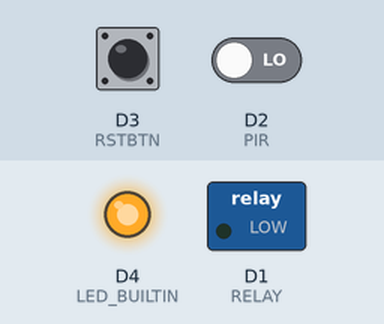
Simulated run of this program. Board: ESP8266 (Wemos D1 mini). Parts: switched loads named in the program (green lamp = pin HIGH), output pins drawn as LEDs (lit = HIGH, except the on-board LED, lit = LOW). The test bench sets the inputs (shaded band); at power-on: D2 (PIR) LOW, D3 (RSTBTN) HIGH. WiFi joins after 1.5 s; servers stay silent unless stated; what the program prints to the serial monitor is not drawn.

Above: at 2.7 s.
2.8 s: D2 (PIR) driven HIGH
At 3.3 s:
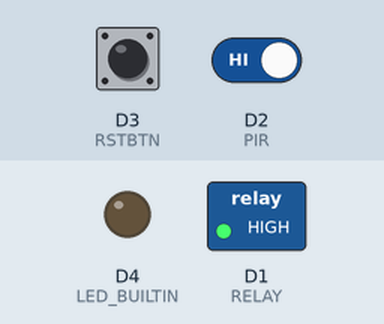
Timing chart, 0 to 5.8 s (numbered marks = the images above; inputs shaded):
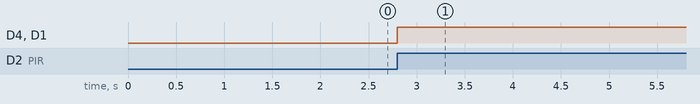

The program:

main.cpp
```cpp
#include <ESP8266WiFi.h>
#include <ESP8266mDNS.h>
#include <WiFiUdp.h>
#include <ArduinoOTA.h>

#ifndef STASSID
#define STASSID "xxxx"
#define STAPSK "aaaa"
#endif

#define RELAY D1
#define PIR D2
#define RSTBTN D3
#define DISABLE false

unsigned long lastTime;

const char *ssid = STASSID;
const char *password = STAPSK;

void setup()
{
  Serial.begin(115200);
  Serial.println("Booting");
  WiFi.mode(WIFI_STA);
  WiFi.begin(ssid, password);
  while (WiFi.waitForConnectResult() != WL_CONNECTED)
  {
    Serial.println("Connection Failed! Rebooting...");
    delay(5000);
    ESP.restart();
  }

  // Port defaults to 8266
  // ArduinoOTA.setPort(8266);

  // Hostname defaults to esp8266-[ChipID]
  // ArduinoOTA.setHostname("myesp8266");

  // No authentication by default
  // ArduinoOTA.setPassword("admin");

  // Password can be set with it's md5 value as well
  // MD5(admin) = 21232f297a57a5a743894a0e4a801fc3
  // ArduinoOTA.setPasswordHash("21232f297a57a5a743894a0e4a801fc3");

  ArduinoOTA.onStart([]()
                     {
                       String type;
                       if (ArduinoOTA.getCommand() == U_FLASH)
                       {
                         type = "sketch";
                       }
                       else
                       { // U_FS
                         type = "filesystem";
                       }

                       // NOTE: if updating FS this would be the place to unmount FS using FS.end()
                       Serial.println("Start updating " + type);
                     });
  ArduinoOTA.onEnd([]()
                   { Serial.println("\nEnd"); });
  ArduinoOTA.onProgress([](unsigned int progress, unsigned int total)
                        { Serial.printf("Progress: %u%%\r", (progress / (total / 100))); });
  ArduinoOTA.onError([](ota_error_t error)
                     {
                       Serial.printf("Error[%u]: ", error);
                       if (error == OTA_AUTH_ERROR)
                       {
                         Serial.println("Auth Failed");
                       }
                       else if (error == OTA_BEGIN_ERROR)
                       {
                         Serial.println("Begin Failed");
                       }
                       else if (error == OTA_CONNECT_ERROR)
                       {
                         Serial.println("Connect Failed");
                       }
                       else if (error == OTA_RECEIVE_ERROR)
                       {
                         Serial.println("Receive Failed");
                       }
                       else if (error == OTA_END_ERROR)
                       {
                         Serial.println("End Failed");
                       }
                     });
  ArduinoOTA.begin();

  pinMode(LED_BUILTIN, OUTPUT);
  pinMode(RELAY, OUTPUT);
  pinMode(PIR, INPUT);
  pinMode(RSTBTN, INPUT_PULLUP);

  Serial.print("Reset Button State: ");
  Serial.println(digitalRead(RSTBTN));
  while (!digitalRead(RSTBTN))
  {
    Serial.println("Force Upload ...");
    digitalWrite(LED_BUILTIN, 1);
    ArduinoOTA.handle();
  }
  digitalWrite(LED_BUILTIN, 0);

  Serial.println("Ready");
  Serial.print("IP address: ");
  Serial.println(WiFi.localIP());

  lastTime = millis();
}

bool ledState = true, prePirState = false;
unsigned int interval = 1000;

void loop()
{

  ArduinoOTA.handle();

  if (DISABLE)
    loop(); // return here

  // if detected
  if (digitalRead(PIR))
  {
    digitalWrite(RELAY, 1);
    digitalWrite(LED_BUILTIN, 1);
    // delay(5000);
    prePirState = true;
  }
  else
  {
    // just delay once if preState is PIR detected
    if (prePirState)
      delay(5000); // prevent relay turn off immediately when a PIR cycle dected end

    if (!digitalRead(PIR))
    {
      digitalWrite(RELAY, 0);
      digitalWrite(LED_BUILTIN, 0);
      prePirState = false;
    }
  }
}
```

Measured:
- after the input at 2.8 s, D4 (LED_BUILTIN), D1 (RELAY): LOW → HIGH at once
